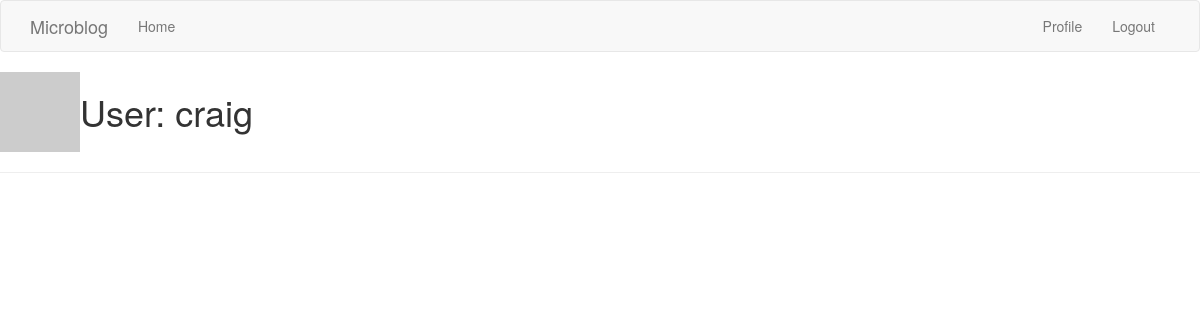
Page /user/craig (signed in) on the earlier database version.
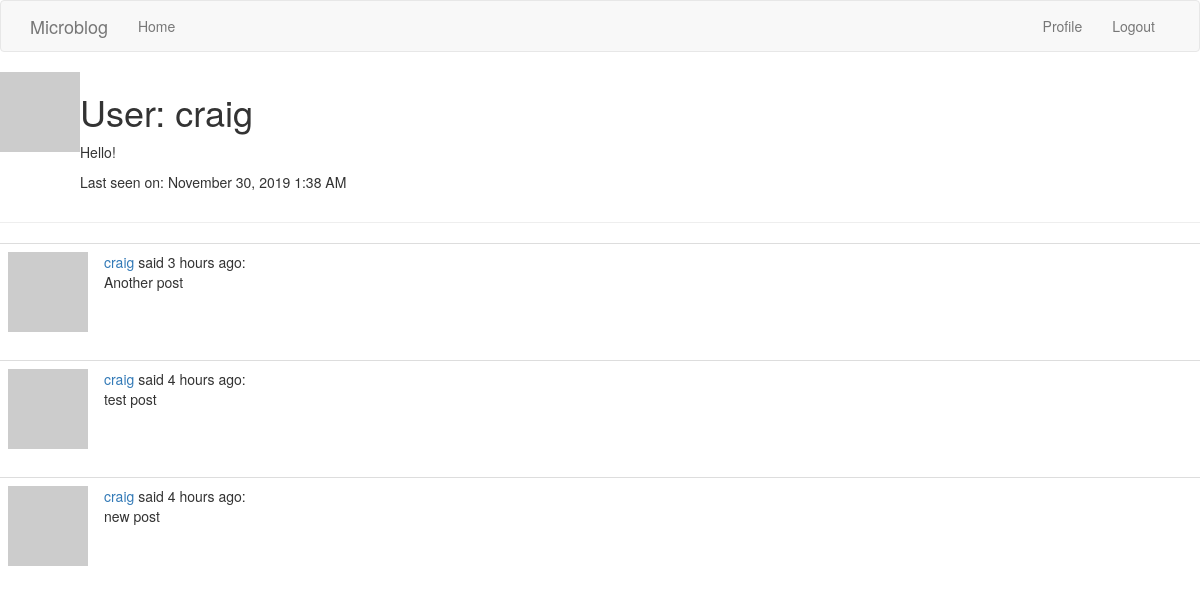
Same page on the later database version.
### app/models.py (models this page shows, shortened)
class User(UserMixin, db.Model):
    id = db.Column(db.Integer, primary_key=True)
    username = db.Column(db.String(64), index=True, unique=True)
    email = db.Column(db.String(120), index=True, unique=True)
    password_hash = db.Column(db.String(128))
    posts = db.relationship('Post', backref='author', lazy='dynamic')
    about_me = db.Column(db.String(140))
    last_seen = db.Column(db.DateTime, default=datetime.utcnow)
    def avatar(self, size):
        digest = md5(self.email.lower().encode('utf-8')).hexdigest()
        return 'https://www.gravatar.com/avatar/{}?d=identicon&s={}'.format(digest, size)

class Post(db.Model):
    id = db.Column(db.Integer, primary_key=True)
    body = db.Column(db.String(140))
    timestamp = db.Column(db.DateTime, index=True, default=datetime.utcnow)
    user_id = db.Column(db.Integer, db.ForeignKey('user.id'))

### app/routes.py (the view)
@app.route('/user/<username>')
@login_required
def user(username):
    user = User.query.filter_by(username=username).first_or_404()
    posts = Post.query.filter_by(user_id=user.id).order_by(Post.timestamp.desc())
    return render_template('user.html', user=user, posts=posts)

### app/models.py (called while the page is built)
@login.user_loader
def load_user(id):
    return User.query.get(int(id))

### app/routes.py (called while the page is built)
@app.before_request
def before_request():
    if current_user.is_authenticated:
        current_user.last_seen = datetime.utcnow()
        db.session.commit()

### app/templates/user.html (shortened to what this page needs)
{% extends "base.html" %}
{% block content %}
    <table>
        <tr valign="top">
            <td><img src="{{ user.avatar(128) }}"></td>
            <td>
                <h1>User: {{ user.username }}</h1>
                {% if user.about_me %}<p>{{ user.about_me }}</p>{% endif %}
                {% if user.last_seen %}
                <p>Last seen on: {{ moment(user.last_seen).format('LLL') }}</p>
                {% endif %}
            </td>
        </tr>
    </table>
    <hr>
    {% for post in posts %}
        {% include "_post.html" %}
    {% endfor %}
{% endblock %}

### app/templates/base.html (shortened to what this page needs)
{% extends 'bootstrap/base.html' %}
{% block navbar %}
    <nav class="navbar navbar-default">
        <div class="container">
            <div class="navbar-header">
                <a class="navbar-brand" href="{{ url_for('index') }}">Microblog</a>
            </div>
            <div class="collapse navbar-collapse" id="bs-example-navbar-collapse-1">
                <ul class="nav navbar-nav">
                    <li><a href="{{ url_for('index') }}">Home</a></li>
                </ul>
                <ul class="nav navbar-nav navbar-right">
                    {% if current_user.is_anonymous %}
                    <li><a href="{{ url_for('login') }}">Login</a></li>
                    {% else %}
                    <li><a href="{{ url_for('user', username=current_user.username) }}">Profile</a></li>
                    <li><a href="{{ url_for('logout') }}">Logout</a></li>
                    {% endif %}
                </ul>
            </div>
        </div>
    </nav>
{% endblock %}

### app/templates/_post.html
<table class="table table-hover">
    <tr>
        <td width="70px">
            <a href="{{ url_for('user', username=post.author.username) }}">
                <img src="{{ post.author.avatar(70) }}" />
            </a>
        </td>
        <td>
            <a href="{{ url_for('user', username=post.author.username) }}">
                {{ post.author.username }}
            </a>
            said {{ moment(post.timestamp).fromNow() }}:
            <br>
            {{ post.body }}
        </td>
    </tr>
</table>

Differences in the rows shown:
changed User "craig": about_me (not shown) → "Hello!"; last_seen (not shown) → "November 30, 2019 1:38 AM"
added Post: author.username "craig", timestamp "3 hours ago", body "Another post"
added Post: author.username "craig", timestamp "4 hours ago", body "test post"
added Post: author.username "craig", timestamp "4 hours ago", body "new post"
Other differences:
text now shown: "Last seen on:"
